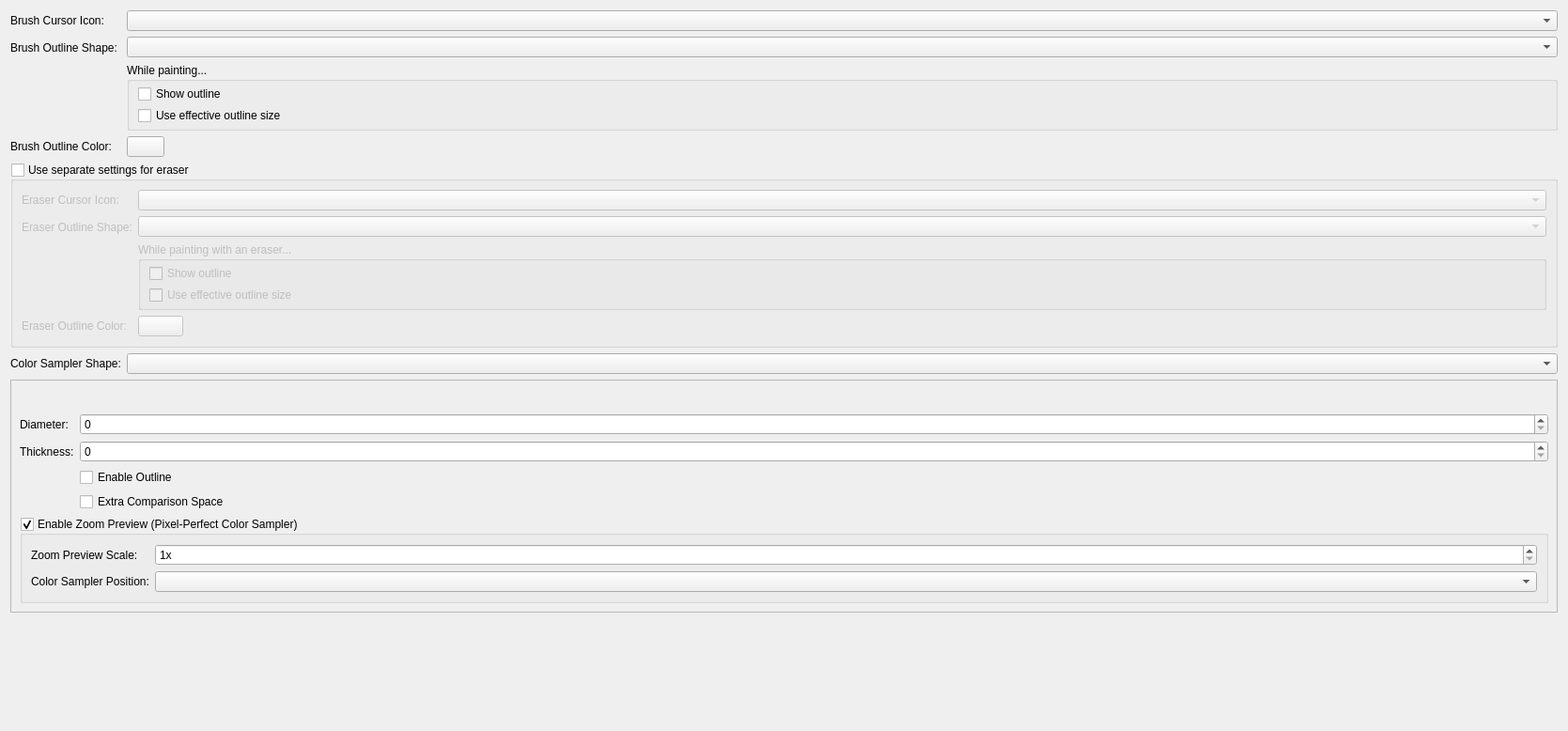
         <widget class="QWidget" name="scrollAreaWidgetContents_2">
          <property name="geometry">
           <rect>
            <x>0</x>
            <y>0</y>
            <width>1669</width>
            <height>778</height>
           </rect>
          </property>
          <layout class="QFormLayout" name="formLayout_19">
           <item row="0" column="0">
            <widget class="QLabel" name="textLabel1">
             <property name="sizePolicy">
              <sizepolicy hsizetype="Preferred" vsizetype="Preferred">
               <horstretch>0</horstretch>
               <verstretch>0</verstretch>
              </sizepolicy>
             </property>
             <property name="text">
              <string>Brush Cursor Icon:</string>
             </property>
             <property name="buddy">
              <cstring>frame</cstring>
             </property>
            </widget>
           </item>
           <item row="0" column="1">
            <widget class="QComboBox" name="m_cmbCursorShape"/>
           </item>
           <item row="1" column="0">
            <widget class="QLabel" name="textLabel1_2">
             <property name="sizePolicy">
              <sizepolicy hsizetype="Preferred" vsizetype="Preferred">
               <horstretch>0</horstretch>
               <verstretch>0</verstretch>
              </sizepolicy>
             </property>
             <property name="text">
              <string>Brush Outline Shape:</string>
             </property>
            </widget>
           </item>
           <item row="1" column="1">
            <widget class="QWidget" name="widget_2" native="true">
             <layout class="QVBoxLayout" name="verticalLayout_8">
              <property name="leftMargin">
               <number>0</number>
              </property>
              <property name="topMargin">
               <number>0</number>
              </property>
              <property name="rightMargin">
               <number>0</number>
              </property>
              <property name="bottomMargin">
               <number>0</number>
              </property>
              <item>
               <widget class="QComboBox" name="m_cmbOutlineShape"/>
              </item>
              <item>
               <widget class="QGroupBox" name="groupBox">
                <property name="title">
                 <string>While painting...</string>
                </property>
                <layout class="QVBoxLayout" name="verticalLayout_2">
                 <property name="spacing">
                  <number>3</number>
                 </property>
                 <property name="leftMargin">
                  <number>9</number>
                 </property>
                 <property name="topMargin">
                  <number>3</number>
                 </property>
                 <property name="bottomMargin">
                  <number>3</number>
                 </property>
                 <item>
                  <widget class="QCheckBox" name="m_showOutlinePainting">
                   <property name="sizePolicy">
                    <sizepolicy hsizetype="Minimum" vsizetype="Fixed">
                     <horstretch>0</horstretch>
                     <verstretch>0</verstretch>
                    </sizepolicy>
                   </property>
                   <property name="minimumSize">
                    <size>
                     <width>200</width>
                     <height>0</height>
                    </size>
                   </property>
                   <property name="text">
                    <string>Show outline</string>
                   </property>
                  </widget>
                 </item>
                 <item>
                  <widget class="QCheckBox" name="m_changeBrushOutline">
                   <property name="toolTip">
                    <string>Dynamically adjust outline to match the effective size of the brush. (For example, as brush size changes due to pen pressure.)</string>
                   </property>
                   <property name="text">
                    <string>Use effective outline size</string>
                   </property>
                  </widget>
                 </item>
                </layout>
               </widget>
              </item>
             </layout>
            </widget>
           </item>
           <item row="2" column="0">
            <widget class="QLabel" name="label_11">
             <property name="text">
              <string>Brush Outline Color:</string>
             </property>
            </widget>
           </item>
           <item row="2" column="1">
            <widget class="KisColorButton" name="cursorColorButton">
             <property name="sizePolicy">
              <sizepolicy hsizetype="Fixed" vsizetype="Fixed">
               <horstretch>0</horstretch>
               <verstretch>0</verstretch>
              </sizepolicy>
             </property>
             <property name="text">
              <string/>
             </property>
            </widget>
           </item>
           <item row="3" column="0" colspan="2">
            <widget class="QGroupBox" name="m_chkSeparateEraserCursor">
             <property name="title">
              <string>Use separate settings for eraser</string>
             </property>
             <property name="checkable">
              <bool>true</bool>
             </property>
             <property name="checked">
              <bool>false</bool>
             </property>
             <layout class="QFormLayout" name="formLayout_14">
              <item row="0" column="1">
               <widget class="QComboBox" name="m_cmbEraserCursorShape"/>
              </item>
              <item row="0" column="0">
               <widget class="QLabel" name="label_19">
                <property name="sizePolicy">
                 <sizepolicy hsizetype="Minimum" vsizetype="Preferred">
                  <horstretch>0</horstretch>
                  <verstretch>0</verstretch>
                 </sizepolicy>
                </property>
                <property name="text">
                 <string>Eraser Cursor Icon:</string>
                </property>
               </widget>
              </item>
              <item row="1" column="0">
               <widget class="QLabel" name="label_20">
                <property name="sizePolicy">
                 <sizepolicy hsizetype="Minimum" vsizetype="Preferred">
                  <horstretch>0</horstretch>
                  <verstretch>0</verstretch>
                 </sizepolicy>
                </property>
                <property name="text">
                 <string>Eraser Outline Shape:</string>
                </property>
               </widget>
              </item>
              <item row="1" column="1">
               <widget class="QWidget" name="widget_7" native="true">
                <property name="sizePolicy">
                 <sizepolicy hsizetype="Preferred" vsizetype="Preferred">
                  <horstretch>0</horstretch>
                  <verstretch>0</verstretch>
                 </sizepolicy>
                </property>
                <layout class="QVBoxLayout" name="verticalLayout_10">
                 <property name="leftMargin">
                  <number>0</number>
                 </property>
                 <property name="topMargin">
                  <number>0</number>
                 </property>
                 <property name="rightMargin">
                  <number>0</number>
                 </property>
                 <property name="bottomMargin">
                  <number>0</number>
                 </property>
                 <item>
                  <widget class="QComboBox" name="m_cmbEraserOutlineShape"/>
                 </item>
                 <item>
                  <widget class="QGroupBox" name="groupBox_6">
                   <property name="sizePolicy">
                    <sizepolicy hsizetype="Preferred" vsizetype="Preferred">
                     <horstretch>0</horstretch>
                     <verstretch>0</verstretch>
                    </sizepolicy>
                   </property>
                   <property name="title">
                    <string>While painting with an eraser...</string>
                   </property>
                   <layout class="QVBoxLayout" name="verticalLayout_5">
                    <property name="spacing">
                     <number>3</number>
                    </property>
                    <property name="topMargin">
                     <number>3</number>
                    </property>
                    <property name="bottomMargin">
                     <number>3</number>
                    </property>
                    <item>
                     <widget class="QCheckBox" name="m_showEraserOutlinePainting">
                      <property name="text">
                       <string>Show outline</string>
                      </property>
                     </widget>
                    </item>
                    <item>
                     <widget class="QCheckBox" name="m_changeEraserBrushOutline">
                      <property name="toolTip">
                       <string>Dynamically adjust outline to match the effective size of the brush. (For example, as brush size changes due to pen pressure.)</string>
                      </property>
                      <property name="text">
                       <string>Use effective outline size</string>
                      </property>
                     </widget>
                    </item>
                   </layout>
                  </widget>
                 </item>
                </layout>
               </widget>
              </item>
              <item row="2" column="0">
               <widget class="QLabel" name="label_21">
                <property name="text">
                 <string>Eraser Outline Color:</string>
                </property>
               </widget>
              </item>
              <item row="2" column="1">
               <widget class="KisColorButton" name="eraserCursorColorButton">
                <property name="maximumSize">
                 <size>
                  <width>48</width>
                  <height>25</height>
                 </size>
                </property>
                <property name="text">
                 <string/>
                </property>
               </widget>
              </item>
             </layout>
            </widget>
           </item>
           <item row="4" column="0">
            <widget class="QLabel" name="m_lblColorSamplerPreviewStyle">
             <property name="text">
              <string>Color Sampler Shape:</string>
             </property>
            </widget>
           </item>
           <item row="4" column="1">
            <widget class="QComboBox" name="m_cmbColorSamplerPreviewStyle"/>
           </item>
           <item row="5" column="0" colspan="2">
            <widget class="QFrame" name="m_frmColorSamplerCircleSettings">
             <property name="frameShape">
              <enum>QFrame::StyledPanel</enum>
             </property>
             <property name="frameShadow">
              <enum>QFrame::Raised</enum>
             </property>
             <layout class="QFormLayout" name="m_frmColorSamplerCircleSettingsLayout">
              <item row="0" column="0" colspan="2">
               <widget class="KisColorSamplerPreviewPreview" name="m_lblColorSamplerPreviewSizePreview">
                <property name="sizePolicy">
                 <sizepolicy hsizetype="Preferred" vsizetype="Fixed">
                  <horstretch>0</horstretch>
                  <verstretch>0</verstretch>
                 </sizepolicy>
                </property>
                <property name="minimumSize">
                 <size>
                  <width>0</width>
                  <height>20</height>
                 </size>
                </property>
               </widget>
              </item>
              <item row="1" column="0">
               <widget class="QLabel" name="m_lblColorSamplerPreviewSize">
                <property name="text">
                 <string>Diameter:</string>
                </property>
               </widget>
              </item>
              <item row="1" column="1">
               <widget class="KisSliderSpinBox" name="m_nmbColorSamplerPreviewSize"/>
              </item>
              <item row="2" column="0">
               <widget class="QLabel" name="m_lblColorSamplerPreviewThickness">
                <property name="text">
                 <string>Thickness:</string>
                </property>
               </widget>
              </item>
              <item row="2" column="1">
               <widget class="KisDoubleSliderSpinBox" name="m_ssbColorSamplerPreviewThickness"/>
              </item>
              <item row="3" column="1">
               <widget class="QCheckBox" name="m_chkColorSamplerPreviewOutlineEnabled">
                <property name="text">
                 <string>Enable Outline</string>
                </property>
               </widget>
              </item>
              <item row="4" column="1">
               <widget class="QCheckBox" name="m_chkColorSamplerPreviewExtraCircles">
                <property name="text">
                 <string>Extra Comparison Space</string>
                </property>
               </widget>
              </item>
              <item row="5" column="0" colspan="2">
               <widget class="QGroupBox" name="m_grpColorSamplerZoomPreview">
                <property name="title">
                 <string>Enable Zoom Preview (Pixel-Perfect Color Sampler)</string>
                </property>
                <property name="checkable">
                 <bool>true</bool>
                </property>
                <layout class="QFormLayout" name="formLayout_3">
                 <item row="0" column="0">
                  <widget class="QLabel" name="m_lblColorSamplerZoomPreviewScale">
                   <property name="text">
                    <string>Zoom Preview Scale:</string>
                   </property>
                  </widget>
                 </item>
                 <item row="0" column="1">
                  <widget class="KisSliderSpinBox" name="m_ssbColorSamplerZoomPreviewScale">
                   <property name="suffix">
                    <string>x</string>
                   </property>
                   <property name="minimum">
                    <number>1</number>
                   </property>
                   <property name="maximum">
                    <number>20</number>
                   </property>
                   <property name="singleStep">
                    <number>1</number>
                   </property>
                   <property name="value">
                    <number>1</number>
                   </property>
                  </widget>
                 </item>
                 <item row="1" column="0">
                  <widget class="QLabel" name="m_lblColorSamplerPreviewCirclePosition">
                   <property name="text">
                    <string>Color Sampler Position:</string>
                   </property>
                  </widget>
                 </item>
                 <item row="1" column="1">
                  <widget class="QComboBox" name="m_cmbColorSamplerPreviewCirclePosition"/>
                 </item>
                </layout>
               </widget>
              </item>
             </layout>
            </widget>
           </item>
           <item row="6" column="0">
            <widget class="QLabel" name="m_lblColorSamplerPreviewSizePreviewEmpty">
             <property name="text">
              <string/>
             </property>
            </widget>
           </item>
          </layout>
         </widget>
